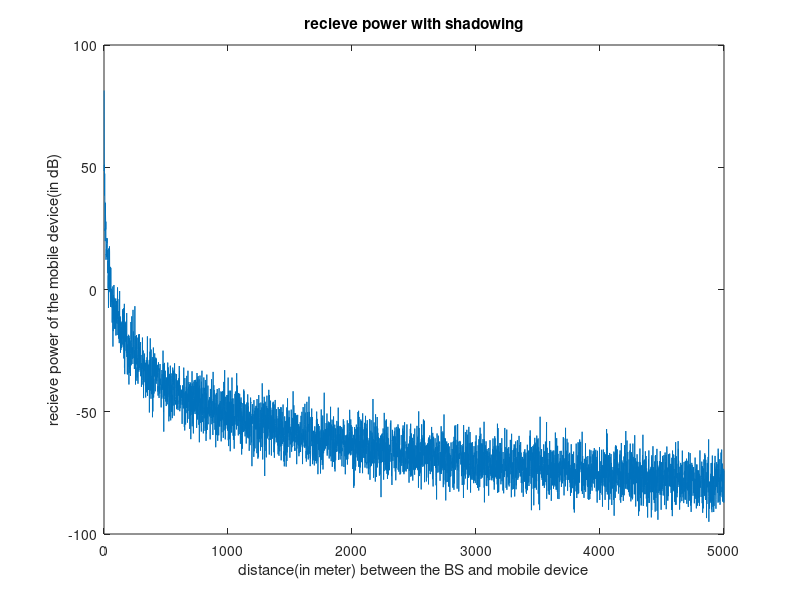
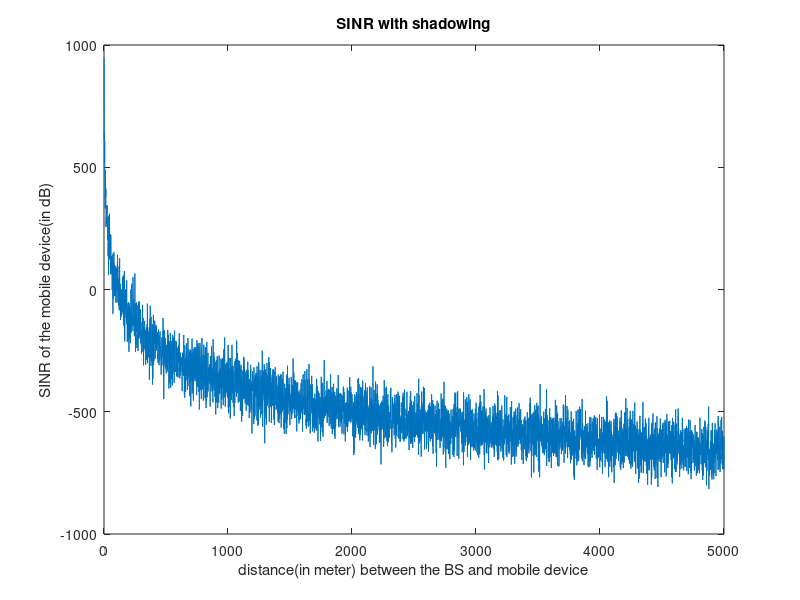

These charts were generated, in order, by the following MATLAB code:
h_b = 51.5;
h_m = 1.5;
power_b = 10^0.3;
g_trans = 10^1.4;
g_rev = 10^1.4;
distance = 1:5000;
shadowing = normrnd( 0 , 6 , 5000 ); %shadowing in dB

power_rev(1:5000) = 0; %power in dB
%hw1 2-1
for d = 1:5000
    power_rev(d) = 10 * log10((h_b*h_m)^2 / d^4 * power_b * g_trans * g_rev);
    power_rev(d) = power_rev(d) + shadowing(d);
end

plot( distance , power_rev );
title('recieve power with shadowing');
xlabel('distance(in meter) between the BS and mobile device');
ylabel('recieve power of the mobile device(in dB)');
%hw1 2-1 end

%hw1 2-2
noise = 1.38 * (10^-23) * (273+27) * 10 * (10^6);
SINR(1:5000) = 0; %SINR in dB

for d = 1:5000
    power_rev(d) = 10 * log10((h_b*h_m)^2 / d^4 * power_b * g_trans * g_rev);
    power_rev(d) = power_rev(d) + shadowing(d);
    SINR(d) = 10 * log10(10^power_rev(d)/noise);
end

figure
plot( distance , SINR );
title('SINR with shadowing');
xlabel('distance(in meter) between the BS and mobile device');
ylabel('SINR of the mobile device(in dB)');
%hw1 1-2 end